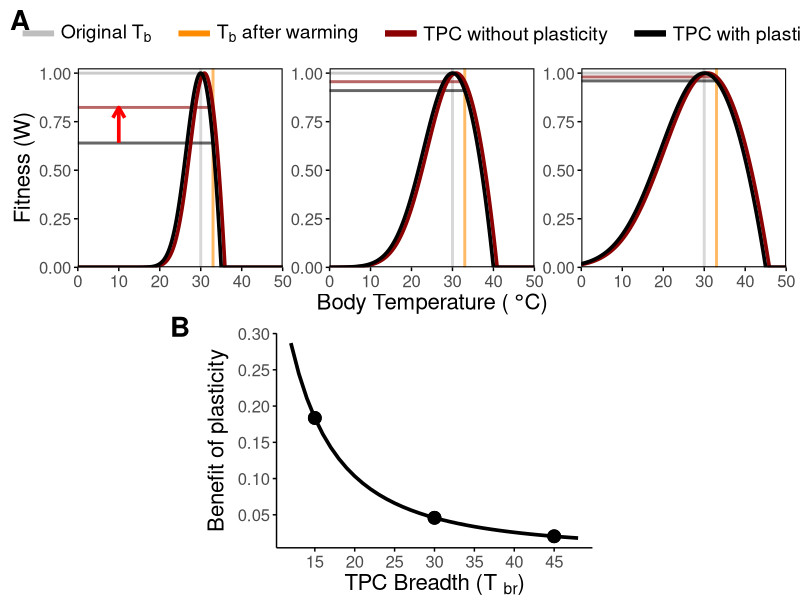
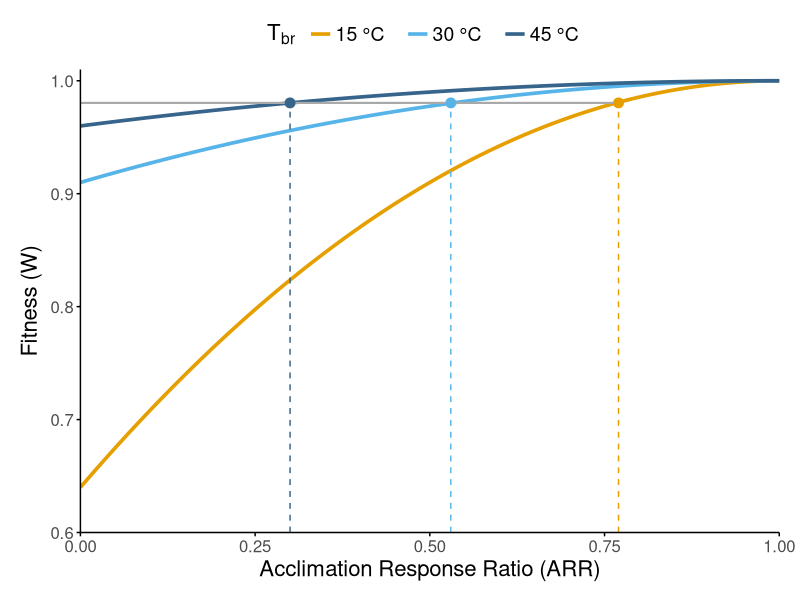
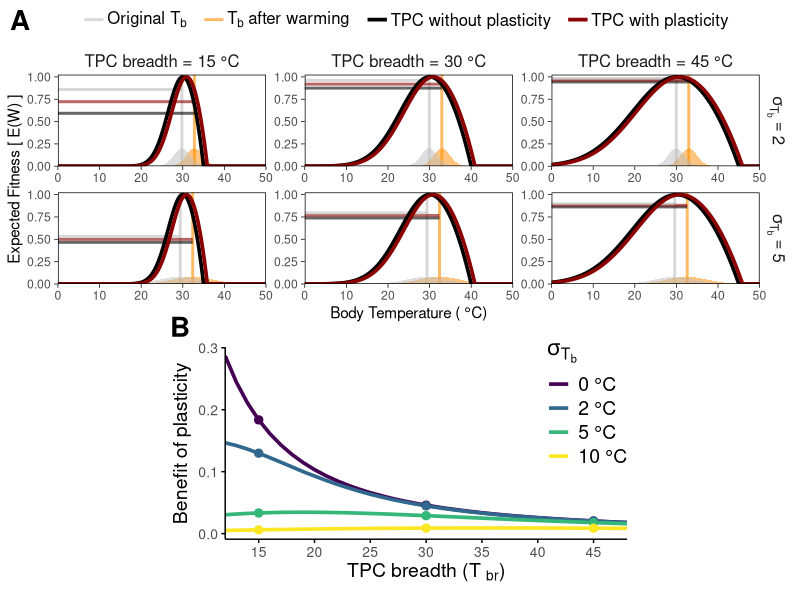
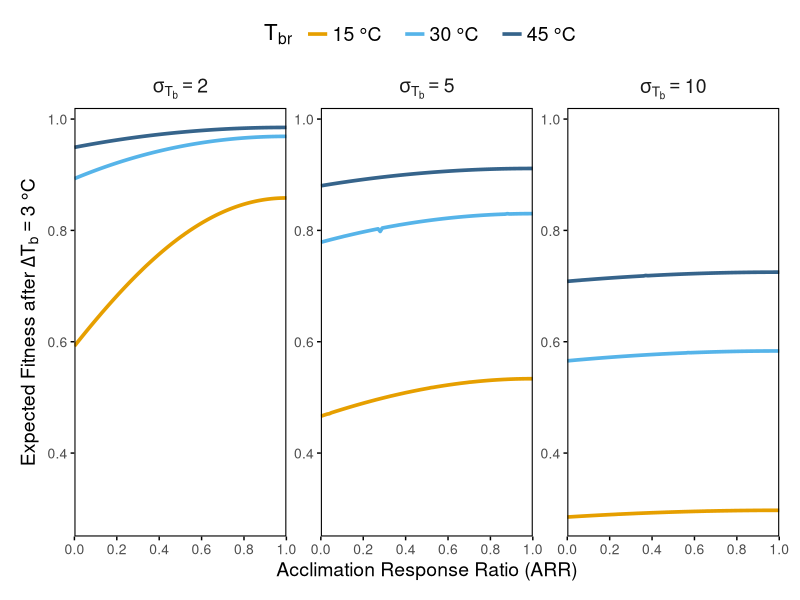
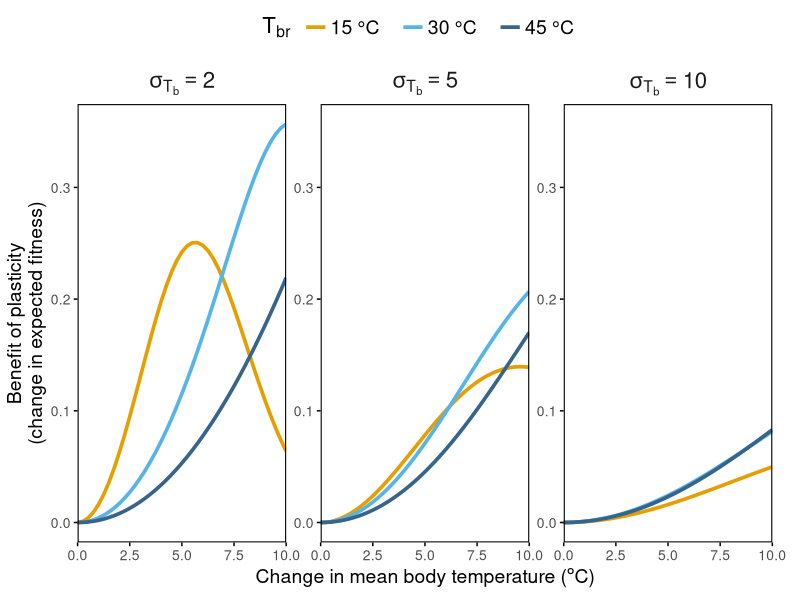
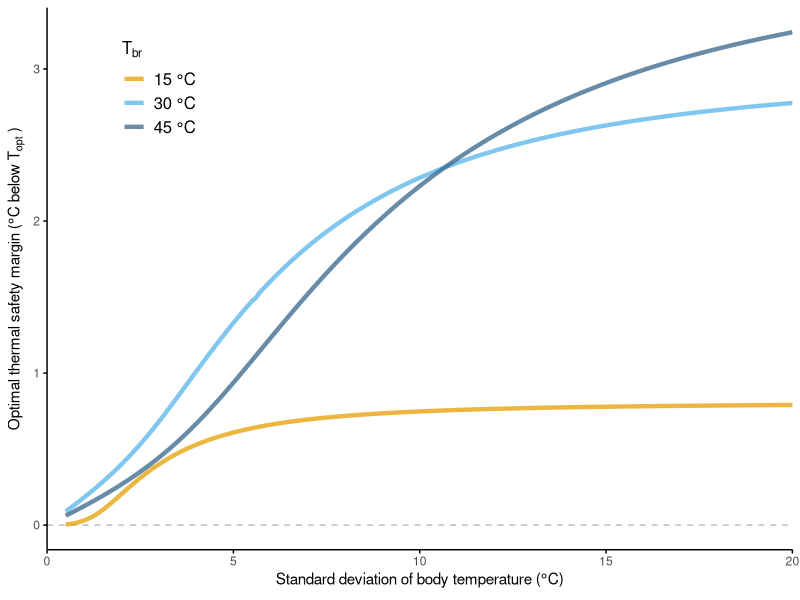

The R script that drew these images, in order:
## ---- chunk 1

# load packages
library(tidyverse)
library(ggpubr)
library(viridis)
## ---- chunk 2
#| fig-width: 9
#| fig-height: 7
#| fig-cap: |
#|  **Figure 1**: Phenotypic plasticity can provide greater net fitness benefits for narrow than for broad thermal performance curves (TPCs). Panel A shows three organisms with TPCs that vary in their constitutive thermal breadth (T<sub>br</sub>): narrow (T<sub>br</sub> = 15 °C), left panel, intermediate (T<sub>br</sub> = 30 °C, middle panel), and wide (T<sub>br</sub> = 45 °C, right panel). The organisms have evolved to maximize fitness (W = 1) at the constant body temperature they experience, which in this case we set arbitrarily to 30 °C (T<sub>opt</sub>, gray vertical line). Following a 3 °C increase in body temperature (orange vertical line), absolute fitness declines across all organisms in the absence of plasticity (projected onto the y-axis via the gray vs. black horizontal lines), with the narrowest TPC experiencing the most severe decline in fitness. If all three organisms shift their TPC in response to warming through phenotypic plasticity by the same amount (here assuming an Acclimation Response Ratio (ARR) of 0.30), the net fitness benefit conferred by plasticity (the vertical distance between the red and black horizontal lines, indicated by the red arrows) is highest for the organism with the narrowest TPC and lowest in the organism with the widest TPC. Panel B shows how the benefit of plasticity declines exponentially with increasing TPC breadth, with the three dots indicating the three TPC breadths shown in panel A.

# define TPC function
tpc <- function(temps, topt, ctmin, ctmax) {

  # initialize performance vector and define psig
  perf <- rep(NA, length(temps))
  psig <- -((ctmin - topt) / 4)

  # calculate performance
  for (i in seq_along(temps)){
    if (temps[i] < topt) {
      perf[i] <- exp(-((temps[i] - topt) / (2 * psig))^2)
    } else {
      perf[i] <- 1 - ((temps[i] - topt) / (topt - ctmax))^2
    }
  }

  # correct for negative values and return
  ifelse(perf < 0, 0, perf)

}

# define general parameters for tpcs
temps <- seq(0, 50, by = 0.1) # temperature range
delta_temp <- 3 # change in temperature
arr <- 0.3 # acclimation response ratio (ARR) for plasticity

# define TPC parameters: breadth, ctmin, ctmax
params <- tibble(
  breadth = seq(12, 48, by = 1)
) |>
  mutate(
    ctmin = 30 - (breadth * (2 / 3)),
    ctmax = 30 + (breadth * (1 / 3))
  )

# generate TPCs with and without plasticity
tpc_df <- expand_grid(
  params, plasticity = c("TPC without plasticity", "TPC with plasticity")
) |>
  rowwise() |>
  mutate(
    topt_shift = ifelse(
      plasticity == "TPC with plasticity", arr * delta_temp, 0
    ),
    performance = list(tpc(
      temps = temps,
      topt = 30 + topt_shift,
      ctmin = ctmin + topt_shift,
      ctmax = ctmax + topt_shift
    ))
  ) |>
  unnest(performance) |>
  mutate(temp = rep(temps, n() / length(temps))) |>
  select(temp, performance, breadth, plasticity) |>
  rename(tpc_breadth = breadth)

# prepare segments data frame for plotting
segments_df <- tpc_df |>
  filter(temp == (30 + delta_temp)) |>
  mutate(
    x = 0,
    xend = 30 + delta_temp,
    y = performance,
    yend = performance
  ) |>
  select(x, xend, y, yend, tpc_breadth, plasticity)

# benefit of plasticity arrows df
benefits_df <- segments_df |>
  group_by(tpc_breadth) |>
  mutate(benefit = diff(y)) |>
  ungroup()

# plot panel A
panel_a <- ggplot(
  tpc_df |> filter(tpc_breadth %in% c(15, 30, 45)),
  aes(x = temp, y = performance, color = plasticity)
) +
  annotate(
    geom = "segment",
    x = 0, xend = 30, y = 1, yend = 1,
    color = "darkgray", alpha = 0.6, linewidth = 1
  ) +
  geom_vline(
    data = tibble(
      x = c(30, 30 + delta_temp),
      plasticity = rep(c("Original Tb", "Tb after warming"))
    ),
    aes(xintercept = x, color = plasticity),
    alpha = 0.6, key_glyph = "path", linewidth = 1
  ) +
  geom_segment(
    data = segments_df |> filter(tpc_breadth %in% c(15, 30, 45)),
    aes(x = x, xend = xend, y = y, yend = yend, color = plasticity),
    alpha = 0.6, linewidth = 1
  ) +
  geom_segment(
    data = benefits_df |>
      filter(tpc_breadth %in% c(15)) |>
      filter(plasticity == "TPC without plasticity"),
    aes(
      x = 10, xend = 10,
      y = y + 0.001, yend = y + benefit - 0.001
    ),
    arrow = arrow(length = unit(0.3, "cm")),
    color = "red",
    linewidth = 1.25
  ) +
  geom_line(linewidth = 1.25) +
  scale_color_manual(
    values = c(
      "TPC without plasticity" = "black",
      "TPC with plasticity" = "darkred",
      "Original Tb" = "gray",
      "Tb after warming" = "darkorange"
    ),
    labels = c(
      expression("Original T"[b]),
      expression("T"[b]*" after warming"),
      "TPC without plasticity",
      "TPC with plasticity"
    ),
    guide = guide_legend(
      override.aes = list(
        linewidth = c(2, 2, 2, 2),
        alpha = c(1, 1, 1, 1)
      )
    )
  ) +
  scale_x_continuous(expand = c(0, 0)) +
  scale_y_continuous(expand = c(0, 0), limits = c(0, 1.025)) +
  theme_minimal() +
  theme(
    legend.position = "top",
    legend.title = element_blank(),
    legend.text = element_text(size = 14, margin = margin(r = 10, l = 2)),
    legend.key.width = unit(1, "cm"),
    legend.spacing.x = unit(2, "cm"),
    axis.text = element_text(size = 12),
    axis.title = element_text(size = 16),
    strip.text = element_blank(),
    panel.grid = element_blank(),
    axis.ticks = element_line(linewidth = 0.5),
    panel.border = element_rect(fill = NA, color = "black", linewidth = 0.75),
    plot.margin = margin(l = 10, r = 10, b = 10, t = 10)
  ) +
  labs(
    x = expression("Body Temperature ( " * degree * "C)"),
    y = "Fitness (W)",
  ) +
  facet_wrap(~tpc_breadth, nrow = 1, labeller = label_both, axes = "all")

# plot panel B
panel_b <- benefits_df |>
  ggplot(aes(x = tpc_breadth, y = benefit)) +
  geom_line(linewidth = 1.25, color = "black") +
  geom_point(
    data = benefits_df |>
      filter(tpc_breadth %in% c(15, 30, 45)),
    aes(x = tpc_breadth, y = benefit),
    size = 4
  ) +
  theme_minimal() +
  theme(
    axis.text = element_text(size = 12),
    axis.title = element_text(size = 16),
    panel.grid = element_blank(),
    axis.ticks = element_line(linewidth = 0.5),
    axis.line = element_line(linewidth = 0.5),
    plot.margin = margin(l = 150, r = 150),
    plot.border = element_rect(color = NA, fill = NA)
  ) +
  scale_x_continuous(breaks = seq(15, 45, by = 5)) +
  scale_y_continuous(breaks = seq(0, 0.3, by = 0.05)) +
  labs(
    x = expression("TPC Breadth (T "[br] * ")"),
    y = expression("Benefit of plasticity")
  )

# combine panels A and B
ggarrange(
  panel_a, panel_b,
  ncol = 1, nrow = 2,
  heights = c(1.25, 1),
  labels = c("A", "B"),
  font.label = list(size = 20, face = "bold"),
  label.x = c(0, 0.2),
  label.y = c(1, 1.1)
)

## ---- chunk 3
#| fig-width: 4.5
#| fig-height: 4
#| out-width: "75%"
#| fig.cap: |
#|  **Figure 2**: Organisms with narrow thermal performance curves (TPCs) must exhibit greater plasticity to match the fitness of organisms with broad TPCs after warming. Results here are from the scenario described in Figure 1, in which taxa with different TPC breadths experience a 3 °C increase in body temperature (T<sub>b</sub>). The organisms with the narrow (15 °C) and intermediate (30 °C) TPC would need to exhibit Acclimation Response Ratios (ARRs) of 0.77 and 0.54, respectively (yellow and light blue lines) to maintain the same level of fitness as the organism with the wide TPC (45 °C) exhibiting an ARR of 0.30 (dark blue lines).

# define sequence of ARRs to test
arrs <- seq(0, 1, by = 0.01)
original_temp <- 30
delta_temp <- 3

# TPC baseline params for the three focal breadths
tpc_params <- tibble(
  tpc_breadth = c("w_15", "w_30", "w_45"),
  ctmin = c(20, 5, -5),
  ctmax = c(35, 40, 45)
)

arr_df <- expand_grid(tpc_params, arr = arrs) |>
  rowwise() |>
  mutate(
    fitness = tpc(
      temps = original_temp + delta_temp,
      topt  = original_temp + arr * delta_temp,
      ctmin = ctmin + arr * delta_temp,
      ctmax = ctmax + arr * delta_temp
    )
  ) |>
  ungroup() |>
  select(arr, tpc_breadth, fitness)

# fitness of the broad TPC at ARR = 0.3
fitness_wide <- arr_df |>
  filter(tpc_breadth == "w_45", arr == 0.3) |>
  pull(fitness)

# fint ARRs the other TPCs need to match fitness
arr_to_match_df <- arr_df |>
  group_by(tpc_breadth) |>
  mutate(
    arr_to_match_wide = arr[which.min(abs(fitness - fitness_wide))]
  ) |>
  slice(1) |>
  ungroup()

# plot figure 2
ggplot(arr_df, aes(x = arr, y = fitness, color = tpc_breadth)) +
  geom_line(linewidth = 1.25) +
  annotate(
    geom = "segment",
    x = 0,
    xend = max(arr_to_match_df$arr_to_match_wide),
    y = fitness_wide,
    yend = fitness_wide,
    color = "darkgray",
    linewidth = 0.75
  ) +
  geom_segment(
    data = arr_to_match_df,
    aes(
      x = arr_to_match_wide,
      xend = arr_to_match_wide,
      y = -Inf, yend = fitness_wide,
      color = tpc_breadth
    ),
    linetype = 2
  ) +
  geom_point(
    data = arr_to_match_df,
    aes(
      x = arr_to_match_wide,
      y = fitness_wide,
      color = tpc_breadth
    ),
    size = 3,
    show.legend = FALSE
  ) +
  scale_x_continuous(expand = c(0, 0), limits = c(0, 1)) +
  scale_y_continuous(expand = c(0, 0), limits = c(0.6, 1.01)) +
  scale_color_manual(
    values = c("#E69F00", "#56B4E9", "#36648B"),
    labels = c("15 °C", "30 °C", "45 °C"),
    name = expression("T"[br]*" ")
  ) +
  theme_minimal() +
  theme(
    axis.text = element_text(size = 12),
    axis.title = element_text(size = 16),
    legend.text = element_text(size = 14,  margin = margin(r = 10, l = 2)),
    legend.title = element_text(size = 16, face = "bold"),
    legend.position = "top",
    panel.grid = element_blank(),
    axis.ticks = element_line(linewidth = 0.5),
    axis.line = element_line(linewidth = 0.5),
    plot.margin = margin(l = 15, r = 15, t = 10, b = 10)
  ) +
  labs(
    x = expression("Acclimation Response Ratio (ARR)"),
    y = expression("Fitness (W)")
  )
## ---- chunk 4
#| fig-width: 8
#| fig-height: 8
#| fig.cap: |
#|  **Figure 3**: Examples of the effect of constitutive thermal breadth and within-season body temperature variation on the benefits of plasticity. (A) Thermal performance curve (TPC) breadth and within-season variation in the distribution of body temperatures, represented by the standard deviation ($\sigma_{T_b}$), interact to determine plasticity benefits. Note that under variable within-season body temperatures, initial fitness (gray horizontal lines) is not 1 due to Jensen’s inequality (see text). After a 3 °C increase in mean body temperature (gray vs orange vertical lines and areas), the organisms shift their TPCs with an acclimation response ratio (ARR) of 0.30. The expected fitness benefit of plasticity (difference between the red and black horizontal lines) is greatest for the narrowest TPC, but for all TPCs, it decreases when body temperatures are more variable. (B) The expected benefit of plasticity as a function of both TPC breadth and within-season body temperature variation, with $\sigma_{T_b}$ set to 0 as in Figure 1, as well as 2, 5, or 10 °C. Dots in this panel indicate TPCs with T<sub>br</sub> = 15, 30, and 45 °C, as shown in panel A. 

# define expected fitness function
exp_w <- function(topt, ctmin, ctmax, mean_tb, sd_tb) {
  if (sd_tb < 0) stop("sd_tb cannot be negative")
  if (sd_tb == 0) {
    tpc(mean_tb, topt, ctmin, ctmax)
  } else {
    integrate(
      \(t) tpc(t, topt, ctmin, ctmax) * dnorm(t, mean = mean_tb, sd = sd_tb),
      lower = -30, upper = 60
    )$value
  }
}

# define OTSM function
otsm <- function(ctmin, topt, ctmax, sd_tb) {
  if (sd_tb == 0) 0 else {
    topt - optimize(
      \(mean_tb) exp_w(ctmin = ctmin, topt = topt, ctmax = ctmax, # nolint
                       sd_tb = sd_tb, mean_tb = mean_tb),
      lower = ctmin, upper = ctmax, maximum = TRUE
    )$maximum
  }
}

# define parameters
topt <- 30
arr <- 0.3
delta_temp <- 3
tb_var <- c(0, 2, 5, 10)
tpc_widths <- seq(12, 48, by = 1)
plasticity <- c(0, 1)

# data frame of TPC parameters
tpc_params <- tibble(
  tpc_width = tpc_widths
) |>
  mutate(
    ctmin = topt - (tpc_width * (2 / 3)),
    ctmax = topt + (tpc_width * (1 / 3))
  )

# data frame of expected fitness 
exp_w_df <- expand_grid(tpc_params, plasticity = plasticity, tb_var = tb_var) |>
  arrange(tpc_width, plasticity, tb_var) |>
  rowwise() |>
  mutate(
    mean_tb = topt - otsm(
      ctmin = ctmin, topt = topt, ctmax = ctmax, sd_tb = tb_var
    ),
    plastic_shift = ifelse(plasticity == 1, arr * delta_temp, 0),
    initial_ew = exp_w(
      topt = topt,
      ctmin = ctmin,
      ctmax = ctmax,
      mean_tb = mean_tb,
      sd_tb = tb_var
    ),
    final_ew = exp_w(
      topt    = topt + plastic_shift,
      ctmin   = ctmin + plastic_shift,
      ctmax   = ctmax + plastic_shift,
      mean_tb = mean_tb + delta_temp,
      sd_tb   = tb_var
    )
  ) |>
  ungroup() |>
  select(-plastic_shift)

# data frame with TPCs of varying depths and plasticity levels
tpc_var_df <- expand_grid(
  tpc_params |> filter(tpc_width %in% c(15, 30, 45)),
  temps = temps,
  plasticity = plasticity
) |>
  arrange(tpc_width, plasticity) |>
  rowwise() |>
  mutate(
    plastic_shift = ifelse(plasticity == 1, arr * delta_temp, 0),
    performance = tpc(
      temps = temps,
      topt = topt + plastic_shift,
      ctmin = ctmin + plastic_shift,
      ctmax = ctmax + plastic_shift
    )
  ) |>
  ungroup() |>
  select(-plastic_shift)

# data frame of Tb distributions at different variability levels
tb_dist_df <- expand_grid(
  tpc_params |> filter(tpc_width %in% c(15, 30, 45)),
  temps = temps,
  tb_var = tb_var
) |>
  arrange(tb_var) |>
  rowwise() |>
  mutate(
    mean_tb = topt - otsm(
      ctmin = ctmin, topt = topt, ctmax = ctmax, sd_tb = tb_var
    ),
    probability = dnorm(temps, mean = mean_tb + delta_temp, sd = tb_var)
  ) |>
  ungroup()


# fitness change from plasticity across breadths and variability levels
fitness_change_df <- exp_w_df |>
  group_by(tpc_width, tb_var) |>
  summarize(
    fitness_change = final_ew[plasticity == 1] - final_ew[plasticity == 0],
    .groups = "drop"
  )

# plot figure 3 panel A
panel_a <- ggplot() +
  geom_vline(
    data = exp_w_df |>
      filter(tb_var %in% c(2, 5)) |>
      filter(tpc_width %in% c(15, 30, 45)) |>
      select(tpc_width, tb_var, mean_tb) |>
      mutate(
        original_tb = mean_tb,
        final_tb = mean_tb + delta_temp
      ) |>
      distinct() |>
      select(-mean_tb) |>
      pivot_longer(
        cols = c(original_tb, final_tb),
        names_to = "tb_var_type",
        values_to = "mean_tb"
      ),
    aes(xintercept = mean_tb, color = tb_var_type),
    alpha = 0.6, key_glyph = "path", linewidth = 1
  ) +
  geom_area(
    data = tb_dist_df |>
      filter(tb_var %in% c(2, 5)) |>
      filter(tpc_width %in% c(15, 30, 45)) |>
      mutate(
        final_tb = temps,
        original_tb = temps - delta_temp
      ) |>
      pivot_longer(
        cols = c(original_tb, final_tb),
        names_to = "tb_var_type",
        values_to = "tb"
      ) |>
      select(tb_var, tpc_width, tb_var_type, tb, probability),
    aes(x = tb, y = probability, fill = tb_var_type, group = tb_var_type),
    position = "identity",
    alpha = 0.5,
    show.legend = FALSE
  ) +
  geom_segment(
    data = exp_w_df |>
      filter(tb_var %in% c(2, 5)) |>
      filter(tpc_width %in% c(15, 30, 45)),
    aes(
      x = -Inf, xend = mean_tb + delta_temp,
      y = final_ew, yend = final_ew,
      color = as.factor(plasticity)
    ),
    alpha = 0.6, linewidth = 1
  ) +
  geom_segment(
    data = exp_w_df |>
      filter(tb_var %in% c(2, 5)) |>
      filter(tpc_width %in% c(15, 30, 45)) |>
      filter(plasticity == 0),
    aes(
      x = -Inf, xend = mean_tb,
      y = initial_ew, yend = initial_ew
    ),
    alpha = 0.6, color = "gray", linewidth = 1
  ) +
  geom_line(
    data = tpc_var_df,
    aes(
      x = temps, y = performance,
      color = as.factor(plasticity), group = plasticity
    ),
    linewidth = 1.25
  ) +
  scale_y_continuous(expand = c(0, 0), limits = c(0, 1.025)) +
  scale_x_continuous(expand = c(0, 0), limits = c(0, 50)) +
  labs(
    x = expression("Body Temperature ( " * degree * "C)"),
    y = "Expected Fitness [ E(W) ]"
  ) +
  facet_grid(
    tb_var ~ tpc_width, axes = "all",
    labeller = labeller(
      tb_var = as_labeller(c(
        "2" = "sigma[T[b]] == 2",
        "5" = "sigma[T[b]] == 5"
      ), label_parsed),
      tpc_width = c(
        "15" = "TPC breadth = 15 °C",
        "30" = "TPC breadth = 30 °C",
        "45" = "TPC breadth = 45 °C"
      )
    )
  ) +
  scale_color_manual(
    values = c(
      "0"           = "black",
      "1"           = "darkred",
      "original_tb" = "gray",
      "final_tb"    = "darkorange"
    ),
    breaks = c("original_tb", "final_tb", "0", "1"),
    labels = expression(
      "Original T"[b],
      "T"[b] * " after warming",
      "TPC without plasticity",
      "TPC with plasticity"
    ),
    name = NULL
  ) +
  scale_fill_manual(
    values = c(
      "original_tb" = "gray",
      "final_tb"    = "darkorange"
    )
  ) +
  theme_minimal() +
  theme(
    strip.text = element_text(size = 12),
    strip.background = element_blank(),
    legend.position = "top",
    legend.title = element_blank(),
    legend.text = element_text(size = 12, margin = margin(r = 6, l = 1)),
    legend.margin = margin(l = 0.01, r = 0.01),
    legend.spacing.x = unit(0.1, "cm"),
    panel.border = element_rect(fill = NA, color = "black", linewidth = 0.5),
    axis.ticks = element_line(linewidth = 0.25),
    panel.grid = element_blank()
  ) +
  coord_cartesian(xlim = c(0, 50))

# plot panel b
panel_b <- fitness_change_df |>
  ggplot(aes(x = tpc_width, y = fitness_change, color = as.factor(tb_var))) +
  geom_line(linewidth = 1.25) +
  geom_point(
    data = fitness_change_df |>
      filter(tpc_width %in% c(15, 30, 45)),
    aes(x = tpc_width, y = fitness_change, color = as.factor(tb_var)),
    size = 2.5,
    show.legend = FALSE
  ) +
  scale_color_manual(
    values = scales::viridis_pal(option = "D")(length(unique(fitness_change_df$tb_var))), # nolint
    name = expression(sigma[T[b]]),
    labels = c("0 °C", "2 °C", "5 °C", "10 °C")
  ) +
  scale_x_continuous(breaks = seq(15, 45, by = 5), expand = c(0, 0)) +
  theme_minimal() +
  theme(
    axis.text = element_text(size = 10),
    axis.title = element_text(size = 14),
    legend.text = element_text(size = 14),
    legend.title = element_text(size = 16, face = "bold"),
    legend.position = c(0.9, 0.7),
    legend.background = element_blank(),
    panel.grid = element_blank(),
    axis.ticks = element_line(linewidth = 0.5),
    axis.line = element_line(linewidth = 0.5),
    plot.margin = margin(l = 125, r = 125, t = 10, b = 10),
  ) +
  labs(
    x = expression("TPC breadth (T "[br] * ")"),
    y = expression("Benefit of plasticity")
  )

# combine panel a and b
ggarrange(
  panel_a, panel_b,
  ncol = 1, nrow = 2,
  heights = c(5, 4),
  labels = c("A", "B"),
  font.label = list(size = 20, face = "bold"),
  label.x = c(0, 0.2),
  label.y = c(1, 1.1)
)

## ---- chunk 5
#| fig-width: 7
#| fig-height: 4.5
#| fig.cap: |
#|  **Figure 4**: Effects of constitutively expressed thermal performance (TPC) breadth (T<sub>br</sub>) and within-season temperature variation (body temperature standard deviation, $\sigma_{T_b}$) on the benefits of thermal plasticity across a range of plasticity levels (Acclimation Response Ratios, ARR). Results are based on a mean body temperature increase of 3 °C. Relatively stable within-season body temperatures ($\sigma_{T_b}$ = 2 °C, left panel) lead to greater benefits of plasticity than more variable within-season body temperatures ($\sigma_{T_b}$ = 5 or 10 °C, center and right panel, respectively) regardless of TPC breadth. In addition, when within-season body temperatures are more stable,  the benefit of evolving greater plasticity (i.e., higher ARR) is larger, and especially for narrow TPCs (compare steepness of the colored lines between $\sigma_{T_b}$ values and T<sub>br</sub>). 

# define parameters
arrs <- seq(0, 1, by = 0.01)
original_temp <- 30
delta_temp <- 3
tb_vars <- c(2, 5, 10)

# TPC baseline params for the three focal breadths
tpc_params <- tibble(
  tpc_breadth = c("w_15", "w_30", "w_45"),
  ctmin = c(20, 5, -5),
  ctmax = c(35, 40, 45)
)

# calculate OTSMs and fitness for each combination
arr_df <- expand_grid(tpc_params, arr = arrs, tb_var = tb_vars) |>
  rowwise() |>
  mutate(
    original_mean_tb = original_temp - otsm(
      ctmin = ctmin, topt = original_temp, ctmax = ctmax, sd_tb = tb_var
    )
  ) |>
  mutate(
    fitness = exp_w(
      topt = original_temp + arr * delta_temp,
      ctmin = ctmin + arr * delta_temp,
      ctmax = ctmax + arr * delta_temp,
      mean_tb = original_mean_tb + delta_temp,
      sd_tb = tb_var
    )
  )

arr_df |>
  ggplot(aes(x = arr, y = fitness, color = as.factor(tpc_breadth))) +
  geom_line(linewidth = 1.25) +
  facet_wrap(~tb_var, labeller = labeller(tb_var = as_labeller(c(
    "2" = "sigma[T[b]] == 2",
    "5" = "sigma[T[b]] == 5",
    "10" = "sigma[T[b]] == 10"
  ), label_parsed)),
  axes = "all") +
  scale_color_manual(
    values = c("#E69F00", "#56B4E9", "#36648B"),
    labels = c("15 °C", "30 °C", "45 °C"),
    name = expression("T"[br] *" ")
  ) +
  scale_x_continuous(
    expand = c(0, 0),
    breaks = seq(0, 1, 0.2)
  ) +
  theme_minimal() +
  theme(
    axis.text = element_text(size = 10),
    axis.title = element_text(size = 14),
    legend.text = element_text(size = 14,  margin = margin(r = 10, l = 2)),
    legend.title = element_text(size = 16, face = "bold"),
    legend.position = "top",
    panel.grid = element_blank(),
    axis.ticks = element_line(linewidth = 0.5),
    panel.border = element_rect(fill = NA, color = "black", linewidth = 0.75),
    plot.margin = margin(l = 15, r = 15, t = 10, b = 10),
    strip.text = element_text(size = 14),
  ) +
  labs(
    x = expression("Acclimation Response Ratio (ARR)"),
    y = expression("Expected Fitness after " * Delta * T[b] == 3~"°C")
  )

## ---- chunk 6
#| fig-width: 7
#| fig-height: 4.5
#| fig-cap: |
#|  **Figure 5**: The net fitness benefit of plasticity depends on a three-way interaction between constitutively expressed thermal performance curve (TPC) breadth (T<sub>br</sub>), the magnitude of temporal (i.e., seasonal) body temperature change, and within-season body temperature variation ($\sigma_{T_b}$).

tpc_params <- tibble(
  tpc_breadth = c("w_15", "w_30", "w_45"),
  ctmin = c(20, 5, -5),
  ctmax = c(35, 40, 45)
)
arr <- 0.3
delta_temps <- seq(0, 10, by = 0.25)
sd_tb <- c(2, 5, 10)
topt <- 30

# calculate fitness benefit combinations
combinations <- expand_grid(
  tpc_params, delta_temp = delta_temps, sd_tb = sd_tb 
) |>
  rowwise() |>
  mutate(
    mean_tb = topt - otsm(
      ctmin = ctmin, topt = topt, ctmax = ctmax, sd_tb = sd_tb
    ),
    fitness_no_plasticity = exp_w(
      ctmin = ctmin,
      topt = topt,
      ctmax = ctmax,
      sd_tb = sd_tb,
      mean_tb = mean_tb + delta_temp
    ),
    fitness_with_plasticity = exp_w(
      ctmin = ctmin + arr * delta_temp,
      topt = topt + arr * delta_temp,
      ctmax = ctmax + arr * delta_temp,
      sd_tb = sd_tb, 
      mean_tb = mean_tb + delta_temp
    ),
    benefit = fitness_with_plasticity - fitness_no_plasticity
  )

ggplot(
  data = combinations,
  aes(
    x = delta_temp,
    y = benefit,
    color = as.factor(tpc_breadth))
  ) +
  geom_line(linewidth = 1.25) +
  scale_color_manual(
    values = c("#E69F00", "#56B4E9", "#36648B"),
    labels = c("15 °C", "30 °C", "45 °C"),
    name = expression("T"[br] *" ")
  ) +
  scale_x_continuous(
    expand = c(0, 0), limits = c(0, 10)
  ) +
  theme_minimal() +
  theme(
    legend.position = "top",
    panel.border = element_rect(fill = NA, color = "black", linewidth = 0.75),
    axis.ticks = element_line(linewidth = 0.5),
    panel.grid = element_blank(),
    strip.text = element_text(size = 16, face = "bold"),
    legend.title = element_text(size = 16, face = "bold"),
    legend.text = element_text(size = 14, margin = margin(r = 10, l = 2)),
    axis.title = element_text(size = 14),
    axis.text = element_text(size = 10),
    plot.margin = margin(l = 5, r = 20, t = 5, b = 5)
  ) +
  labs(
    x = expression("Change in mean body temperature (" * degree * "C)"),
    y = "Benefit of plasticity\n(change in expected fitness)",
    color = expression("TPC breadth (" * degree * "C)")
  ) +
  facet_grid(~sd_tb, labeller = labeller(sd_tb = as_labeller(c(
    "2" = "sigma[T[b]] == 2",
    "5" = "sigma[T[b]] == 5",
    "10" = "sigma[T[b]] == 10"
  ), label_parsed)),
  axes = "all")
## ---- chunk 7
#| code-fold: false
#| filename: "Implementation of the TPC function in R"

tpc <- function(temps, topt, ctmin, ctmax) {

  # initialize performance vector and define psig
  perf <- rep(NA, length(temps))
  psig <- -((ctmin - topt) / 4)

  # calculate performance
  for (i in seq_along(temps)){
    if (temps[i] < topt) {
      perf[i] <- exp(-((temps[i] - topt) / (2 * psig))^2)
    } else {
      perf[i] <- 1 - ((temps[i] - topt) / (topt - ctmax))^2
    }
  }

  # correct for negative values and return
  ifelse(perf < 0, 0, perf)

}
## ---- chunk 8
#| code-fold: false
#| filename: "Implementation of the expected fitness function in R"

exp_w <- function(topt, ctmin, ctmax, mean_tb, sd_tb) {
  if (sd_tb < 0) stop("sd_tb cannot be negative")
  if (sd_tb == 0) {
    tpc(mean_tb, topt, ctmin, ctmax)
  } else {
    integrate(
      \(t) tpc(t, topt, ctmin, ctmax) * dnorm(t, mean = mean_tb, sd = sd_tb),
      lower = -30, upper = 60
    )$value
  }
}
## ---- chunk 9
#| code-fold: false
#| filename: "Function to estimate OTSMs in R"

otsm <- function(ctmin, topt, ctmax, sd_tb) {
  if (sd_tb == 0) 0 else {
    topt - optimize(
      \(mean_tb) exp_w(ctmin = ctmin, topt = topt, ctmax = ctmax,
                       sd_tb = sd_tb, mean_tb = mean_tb),
      lower = ctmin, upper = ctmax, maximum = TRUE
    )$maximum
  }
}
## ---- chunk 10
#| fig-width: 3.5
#| fig-height: 3.6
#| out-width: "75%"
#| fig.cap: |
#|  **Supplementary Figure 1**: Optimal thermal safety margin (OTSM, expressed as $\degree$C below a TPC’s T<sub>opt</sub>) of TPCs with varying constitutive thermal performance breadths (colored lines) as a function of the standard deviation of the body temperature distribution they experience. Note that, in all cases, OTSM increases with increasing variability in body temperature, but only up to a point where it plateaus. The value at which this stabilization occurs is greater for wider than narrower TPCs (B), and in all cases this stabilization occurs at body temperatures that are well above a TPC’s CT<sub>min</sub>.

tpc_params <- tibble(
  tpc_breadth = c("w_15", "w_30", "w_45"),
  ctmin = c(20, 5, -5),
  ctmax = c(35, 40, 45)
)

otsm_grid <- expand_grid(
  tpc_params, sd_tb = seq(0.5, 20, by = 0.1)
) |>
  rowwise() |>
  mutate(
    otsm = otsm(ctmin = ctmin, topt = 30, ctmax = ctmax, sd_tb = sd_tb)
  )

otsm_grid |>
  ggplot(aes(x = sd_tb, y = otsm, color = as.factor(tpc_breadth))) +
  geom_hline(yintercept = 0, linetype = "dashed", color = "gray") +
  geom_path(aes(group = tpc_breadth), linewidth = 1.5, alpha = 0.75) +
  scale_color_manual(
    values = c("#E69F00", "#56B4E9", "#36648B"),
    labels = c("15 °C", "30 °C", "45 °C"),
    name = expression(T[br] *" ")
  ) +
  scale_x_continuous(
    expand = c(0, 0), limits = c(0, 20)
  ) +
  theme_minimal() +
  theme(
    legend.position = c(0.15, 0.85),
    axis.line = element_line(linewidth = 0.5),
    axis.ticks = element_line(linewidth = 0.5),
    panel.grid = element_blank(),
    strip.text = element_text(size = 14, face = "bold"),
    legend.title = element_text(size = 12, face = "bold", hjust = 0),
    legend.text = element_text(size = 12, hjust = 0)
  ) +
  labs(
    x = expression("Standard deviation of body temperature (" * degree * "C)"),
    y = expression("Optimal thermal safety margin (" * degree * "C below T"[opt]*" )"), # nolint
    color = expression(T[br])
  )
